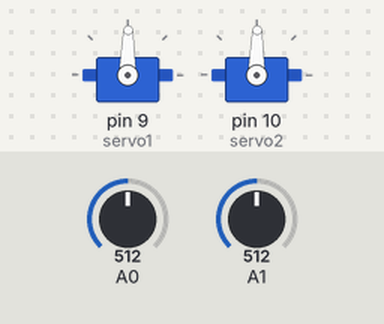
Simulated run of this sketch. Board: Arduino Uno, built with avr-gcc and run on an emulated ATmega328P. Parts: 2 × servo. The inputs (shaded band) are chosen by the test bench; at power-on: A0 = 512, A1 = 512.

Above: at 1.8 s.
1.9 s: A0 set to 716
At 2.9 s:
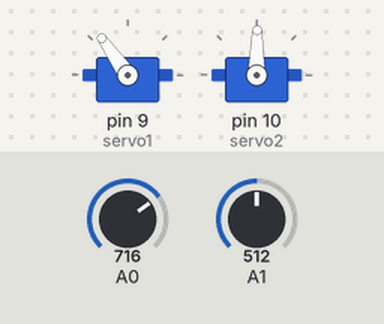
3.5 s: A1 set to 716
At 4.1 s:
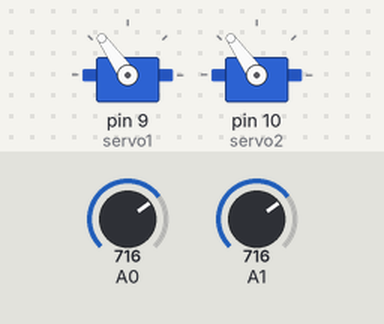
5.0 s: A0 set to 900
At 5.3 s:
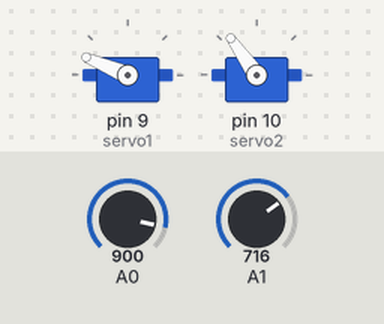
6.5 s: A1 set to 900
At 7.6 s:
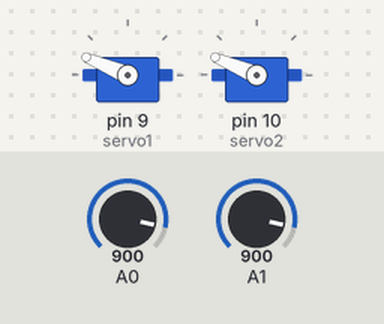
8.0 s: A0 set to 1023
At 8.8 s:
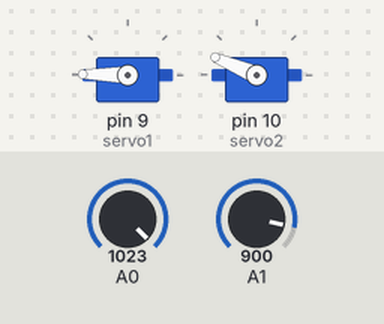
9.5 s: A1 set to 1023
At 10.0 s:
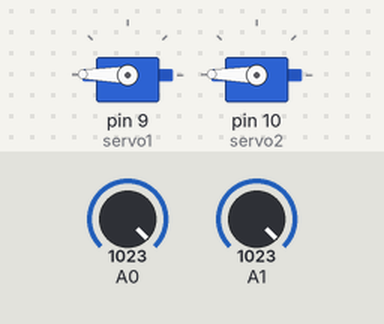
Timing chart, 0 to 12.0 s (numbered marks = the images above; inputs shaded):
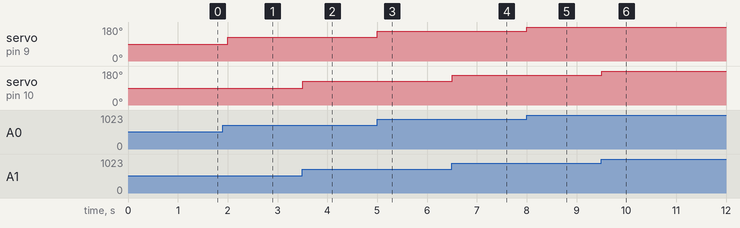

The sketch:

2ServoMotorControladosPor2Potenciometro.ino
```cpp
#include <Servo.h>   //inclui biblioteca do servo
Servo servo1; //cria objeto chamado servo
Servo servo2;


void setup()
{
  servo1.attach(9);//define pino do sinal para o servo
  servo2.attach(10);
}

void loop()
{
  int posicao; //declarado variável posição tipo inteiro
  posicao= map (analogRead(A0),0,1023,0,179);
  servo1.write(posicao);
  delay(500);
 posicao= map (analogRead(A1),0,1023,0,179);
  servo2.write(posicao);
  delay(500);}
```

Measured:
- after the input at 1.9 s, servo on pin 9 (servo1): 89° → 125° after 0.10 s
- after the input at 3.5 s, servo on pin 10 (servo2): 89° → 125° at once
- after the input at 5.0 s, servo on pin 9 (servo1): 125° → 157° at once
- after the input at 6.5 s, servo on pin 10 (servo2): 125° → 157° at once
- after the input at 8.0 s, servo on pin 9 (servo1): 157° → 179° at once
- after the input at 9.5 s, servo on pin 10 (servo2): 157° → 179° at once
